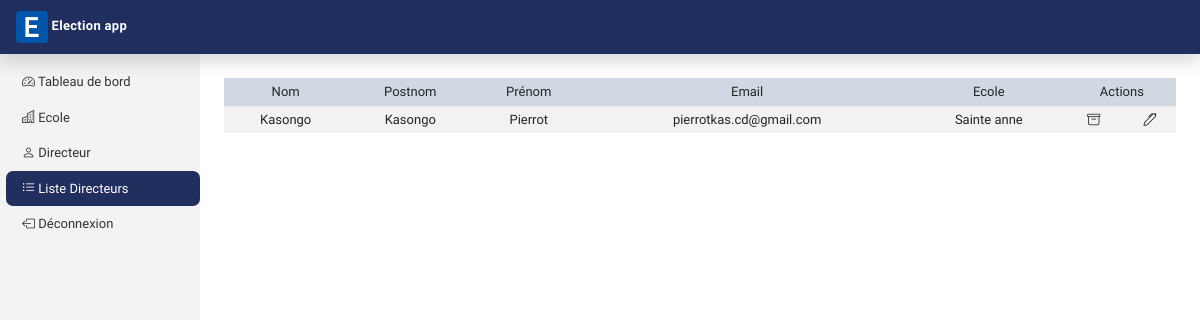
Before: /AppAdmin/readDirecteur with the older database file.
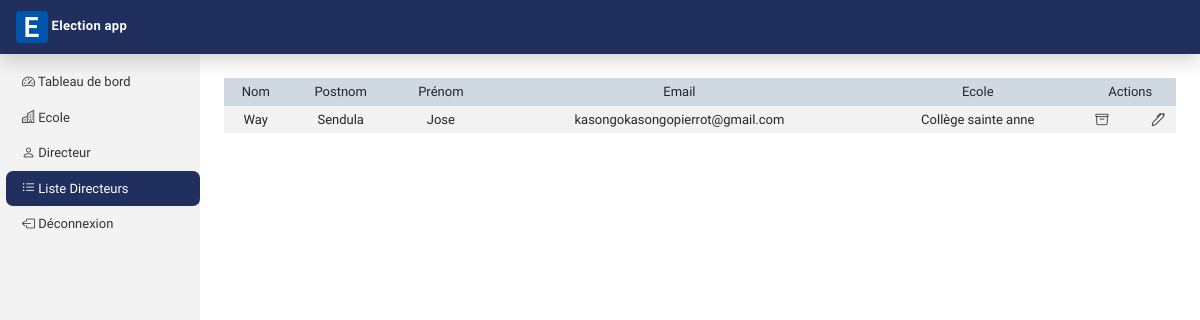
After: the same page with the newer database file.
### AppAdmin/models.py (models this page shows, shortened)
class Directeur(models.Model):
    userId = models.OneToOneField(User, on_delete=models.CASCADE, primary_key=True)
    ecoleId = models.ForeignKey(Ecole, on_delete=models.CASCADE)

class Ecole(models.Model):
    ecole = models.CharField(max_length=200)

### AppAuth/models.py (models this page shows, shortened)
class User(AbstractUser):
    username = models.CharField(max_length = 50, blank = True, null = True, unique = False)
    email = models.EmailField(unique=True)
    USERNAME_FIELD = "email"
    REQUIRED_FIELDS = ["username"]
    status = models.CharField(max_length=50)

### AppAdmin/views.py (the view, shortened to what this page needs)
# urls.py: path('readDirecteur', DirecteurView.as_view(template_name='AppAdmin/readDirecteur.html', title='Liste Directeur'), name='readDirecteur'),
class DirecteurView(View):
    template_name = "AppAdmin/createDirecteur.html"
    title = 'Directeur'
    def get(self, request):
        return render(request, self.template_name,
        {
            'title': self.title,
            'allEcole':Ecole.objects.all(),
            'allDirecteur' :Directeur.objects.all()
        })

### Templates/AppAdmin/readDirecteur.html (shortened to what this page needs)
{% extends 'BaseAdmin.html' %}
{% load static %}
{% block baseAdmin %}
    <div class="table-responsive mt-4">
        <table class="table table-striped table-sm">
            <thead>
                <tr>
                <th scope="col">Nom</th>
                <th scope="col">Postnom</th>
                <th scope="col">Prénom</th>
                <th scope="col">Email</th>
                <th scope="col">Ecole</th>
                <th scope="col" colspan="3">Actions</th>
                </tr>
            </thead>
            <tbody>
                {% for objet in allDirecteur  %}
                    <tr>
                        <td data-label='Nom'><span class='span'>{{objet.userId.username | capfirst}}</span></td>
                        <td data-label='Postnom'><span class='span'>{{objet.userId.first_name | capfirst}}</span></td>
                        <td data-label='Prénom'><span class='span'>{{objet.userId.last_name | capfirst}}</span></td>
                        <td data-label='Email'><span class='span'>{{objet.userId.email}}</span></td>
                        <td data-label='Classe'><span class='span'>{{objet.ecoleId.ecole | capfirst}}</span></td>
                        <td data-label='Actions'><i class="bi bi-archive table-icon-supprimer " data-bs-toggle="modal" data-bs-target="#supprimer{{objet.userId.id}}"></i> <i class="bi bi-pen table-icon-modifier" data-bs-toggle="modal" data-bs-target="#modifier{{objet.userId.id}}"></i></td>
                    </tr>
                {% endfor %}
            </tbody>
        </table>
    </div>
{% endblock baseAdmin %}

### Templates/BaseAdmin.html (shortened to what this page needs)
{% extends 'base.html' %}
{% load static %}
{% block base %}
    <header class="navbar navbar-dark sticky-top bg-dark flex-md-nowrap p-0 shadow">
        <a class="navbar-brand col-md-3 col-lg-2 me-0 fs-6 px-3" href=""><img src="{% static '/images/favicon-32x32.png' %}" > Election app</a>
    </header>
    <div class="container-fluid">
        <div class="row">
            <nav id="sidebarMenu" class="col-md-3 col-lg-2 d-md-block bg-light sidebar collapse">
                <div class="position-sticky pt-3">
                <ul class="nav flex-column">
                    <li class="nav-item">
                        <a href="{% url 'home' %}" class="nav-link {% if title == 'Home' %}active{% endif %}">
                            <i class="bi bi-speedometer2"></i> Tableau de bord
                        </a>
                    </li>
                    <li class="nav-item">
                        <a href="{% url 'createReadEcole' %}" class="nav-link {% if title == 'Ecole' %}active{% endif %}">
                            <i class="bi bi-building"></i> Ecole
                        </a>
                    </li>
                    <li class="nav-item">
                        <a href="{% url 'createDirecteur' %}" class="nav-link {% if title == 'Directeur' %}active{% endif %}">
                            <i class="bi bi-person"></i> Directeur
                        </a>
                    </li>
                    <li class="nav-item">
                        <a href="{% url 'readDirecteur' %}" class="nav-link {% if title == 'Liste Directeur' %}active{% endif %}">
                            <i class="bi bi-list-ul"></i> Liste Directeurs
                        </a>
                    </li>
                    <li class="nav-item">
                        <a href="{% url 'logout' %}" class="nav-link">
                            <i class="bi bi-box-arrow-left"></i> Déconnexion
                        </a>
                    </li>
                </ul>
                </div>
            </nav>
            <main class="col-md-9 ms-sm-auto col-lg-10 px-md-4">
                {% block baseAdmin %}{% endblock baseAdmin %}
            </main>
        </div>
    </div>
{% endblock base %}

### Templates/base.html (shortened to what this page needs)
{% load static %}
<!DOCTYPE html>
<html lang="fr">
<head>
    <link rel="stylesheet" href="{% static '/css/bootstrap.css' %}">
    <link rel="stylesheet" href="{% static '/css/bootstrap-icons.css' %}">
    <link rel="stylesheet" href="{% static '/css/style.css' %}">
    <link rel="stylesheet" href="{% static '/css/style.css' %}">
</head>
<body>
    {% block base %}{% endblock base %}
</body>
</html>

### Static/css/style.css (style rules this page uses)
body { font-family: 'Varela Round', sans-serif; font-size: .900rem }
.navbar { background-color: #202f5e !important; }
.navbar-brand { padding-top: .70rem; padding-bottom: .70rem; font-size: 13px !important; letter-spacing: 0.3px; font-weight: 550; }
.sidebar { position: fixed; top: 0; bottom: 0; left: 0; z-index: 100; padding: 48px 0 0; background-color: rgb(243, 243, 243) !important; }
.sidebar .nav-link { font-weight: 500; color: #333; margin-left: 6px; font-size: 13px; }
.active { background-color: #2d66e2; color: white !important; border-radius: 7px; }
.active { background-color: #202f5e; color: white !important; border-radius: 7px; }
th, td, tr { font-size: 13px; text-align: center; border-bottom: 0; }
th { font-weight: normal; background-color: rgb(208, 216, 225) !important; ; }
.table-icon-supprimer, .table-icon-modifier, .bi-check-circle { cursor: pointer; position: relative; }
.table-icon-supprimer { right: 20px; }
.table-icon-modifier { left: 20px; }

Changed rows visible on the page:
removed Directeur: userId.username "Kasongo", userId.first_name "Kasongo", userId.last_name "Pierrot", userId.email "pierrotkas.cd@gmail.com", ecoleId.ecole "Sainte anne"
added Directeur: userId.username "Way", userId.first_name "Sendula", userId.last_name "Jose", userId.email "kasongokasongopierrot@gmail.com", ecoleId.ecole "Collège sainte anne"
